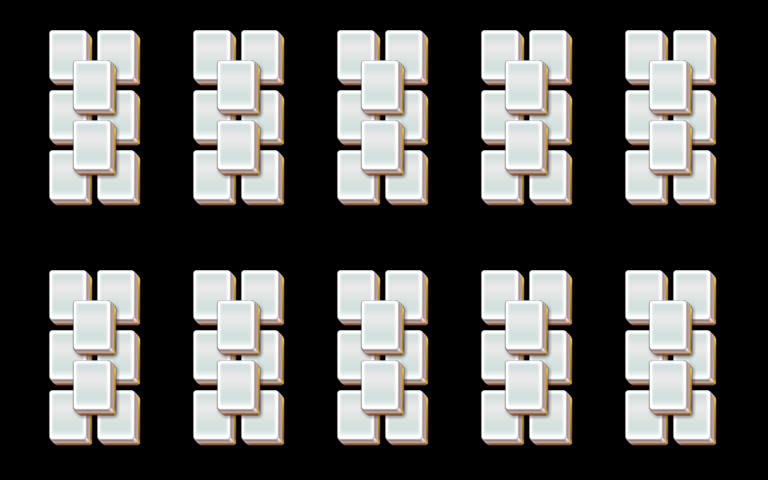

Below is a game level as drawn by its tile map, then a one-line description and the .tmx that defines it (tile-layer data replaced by summaries):
An orthogonal 32x16 tile map with 24x30 px tiles, 3 tile layers (layer1, layer2, layer3).

<map version="1.0" orientation="orthogonal" width="32" height="16" tilewidth="24" tileheight="30">
 <properties>
  <property name="species" value="20" />
 </properties>
 <tileset firstgid="1" name="mahjong" tilewidth="48" tileheight="60">
  <image source="mahjong.png" />
 </tileset>
 <layer name="layer1" width="32" height="16">
  <data>[512 cells, 60 non-empty, 1 distinct tile ids]</data>
 </layer>
 <layer name="layer2" width="32" height="16">
  <data>[512 cells, 60 non-empty, 1 distinct tile ids]</data>
 </layer>
 <layer name="layer3" width="32" height="16">
  <data>[512 cells, 20 non-empty, 1 distinct tile ids]</data>
 </layer>
</map>
